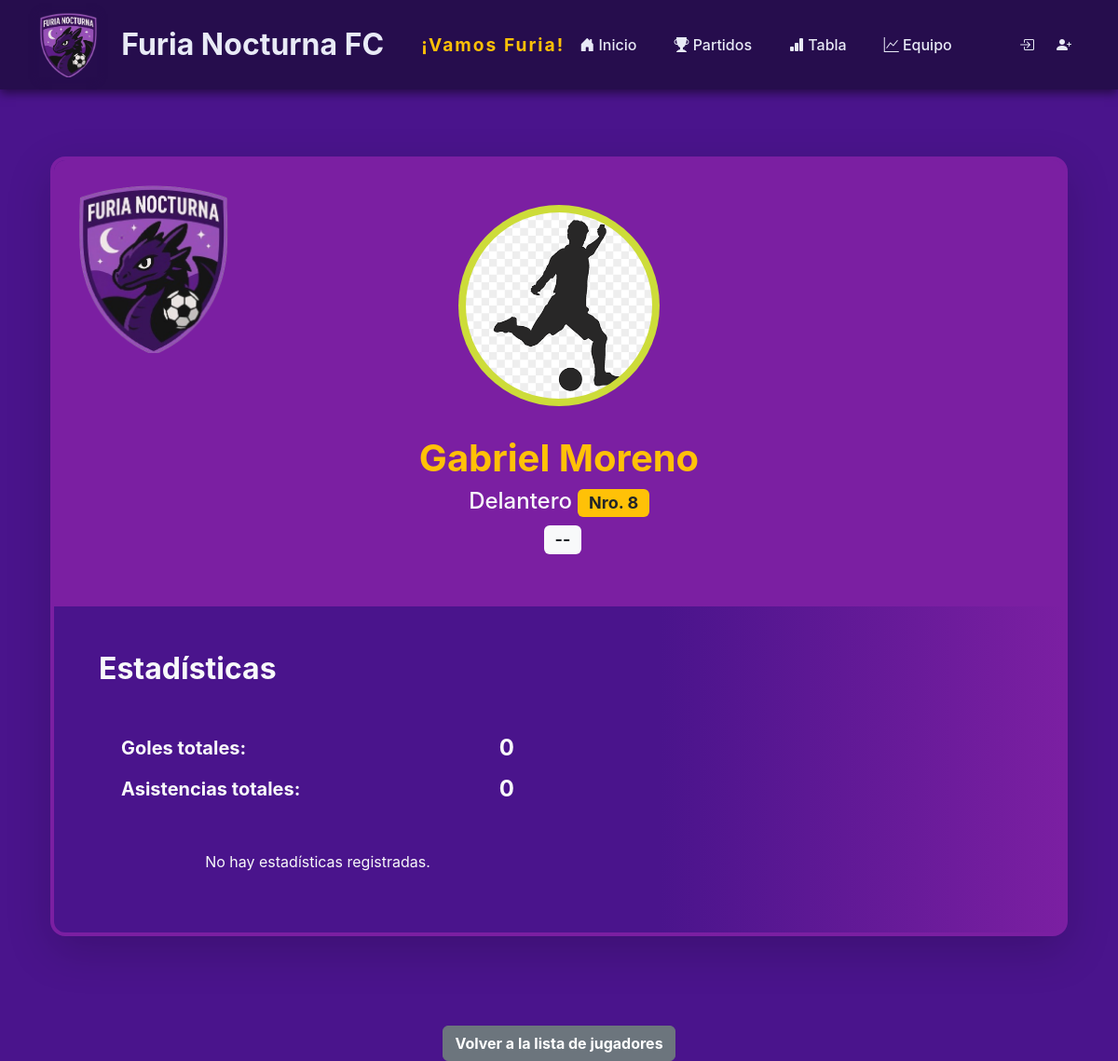
Page /jugador/217/ on the committed database.
### jugadores/models.py (models this page shows, shortened)
class Jugador(models.Model):
    user = models.OneToOneField(User, on_delete=models.CASCADE, verbose_name=_('usuario'))
    nombre = models.CharField(_('nombre'), max_length=100)
    apellido = models.CharField(_('apellido'), max_length=100)
    cedula = models.CharField(_('cédula'), max_length=8, unique=True)
    fecha_de_nacimiento = models.DateField(_('fecha de nacimiento'), null=True, blank=True)
    edad = models.PositiveSmallIntegerField(_('edad'), null=True, blank=True, editable=False)
    posicion = models.CharField(_('posición'), max_length=50)
    numero_de_camiseta = models.IntegerField(_('número de camiseta'), null=True, blank=True)
    imagen_url = models.URLField(
        max_length=500,  # Suficiente longitud para la URL de Imgur
        null=True,
        blank=True
    )
    equipo = models.ForeignKey(Equipo, on_delete=models.SET_NULL, null=True, default=get_default_equipo_id, verbose_name=_('equipo'))
    def calcular_edad(self):
        if not self.fecha_de_nacimiento:
            return None
        today = date.today()
        dob = self.fecha_de_nacimiento
        edad = today.year - dob.year - ((today.month, today.day) < (dob.month, dob.day))
        return edad

### jugadores/views.py (the view, shortened to what this page needs)
# urls.py: path('jugador/<int:jugador_id>/', views.perfil_jugador, name='perfil_jugador'),
def perfil_jugador(request, jugador_id):
    jugador = get_object_or_404(Jugador, pk=jugador_id)
    from django.db.models import Q
    estadisticas = Estadistica.objects.filter(
        Q(anotadores=jugador) |
        Q(asistentes=jugador) |
        Q(amonestados=jugador) |
        Q(expulsados=jugador)
    ).distinct()
    totales = estadisticas.aggregate(
        goles_totales=Sum('goles'),
        asistencias_totales=Sum('asistencias')
    )
    mensaje_exito = None
    username = request.session.get('nuevo_jugador_username')
    password = request.session.get('nuevo_jugador_password')
    creado_id = request.session.get('jugador_creado_exito')
    if request.method == 'POST':
        if 'submit_comentario' in request.POST:
            if not request.user.is_authenticated:
                return redirect('iniciar_sesion')
    edad = getattr(jugador, 'edad', None)
    if edad is None:
        try:
            edad = jugador.calcular_edad()
        except Exception:
            edad = None
    contexto = {
        'jugador': jugador,
        'estadisticas': estadisticas,
        'totales': totales,
        'mensaje_exito': mensaje_exito,
        'edad': edad,
    }
    return render(request, 'jugadores/perfil_jugador.html', contexto)

### jugadores/templates/jugadores/perfil_jugador.html (shortened to what this page needs)
{% extends 'jugadores/base.html' %}
{% load static %}
{% block contenido %}
<div class="container py-5">
    <div class="bg-white shadow-lg rounded-4 overflow-hidden" style="border: 4px solid #7B1FA2; background: linear-gradient(90deg, #4A148C 60%, #7B1FA2 100%);">
        <div class="text-center text-light py-5" style="background-color: #7B1FA2; position: relative;">
            <img src="/static/jugadores/images/logo.png" alt="Escudo Furia Nocturna" class="position-absolute top-0 start-0 m-4" style="width: 15%;">
            <div class="d-inline-block p-2 bg-white rounded-circle mb-3" style="background-color: #CDDC39 !important">
                {% if jugador.imagen_url %}
                    <img src="{{ jugador.imagen_url }}" alt="Foto de perfil de {{ jugador.nombre }}" class="img-fluid rounded-circle" style="width: 200px; height: 200px; object-fit: cover;">
                {% else %}
                    <img src="{% static 'jugadores/images/avatar-placeholder.png' %}" alt="Avatar por defecto" class="img-fluid rounded-circle" style="width: 200px; height: 200px; object-fit: cover;">
                {% endif %}
            </div>
            <h1 class="fw-bold m-0 mt-3 text-warning">{{ jugador.nombre }} {{ jugador.apellido }}</h1>
            <h4 class="mt-2 text-light">{{ jugador.posicion }} <span class="badge bg-warning text-dark">Nro. {{ jugador.numero_de_camiseta }}</span></h4>
            <h4 class="mt-2 text-light">
                <span class="badge bg-light text-dark ms-2">
                    {% if edad is not None %}{{ edad }} años{% elif jugador.fecha_de_nacimiento %}{{ jugador.fecha_de_nacimiento|date:"d/m/Y" }}{% else %}--{% endif %}
                </span>
            </h4>
        </div>
        <div class="p-4 p-md-5">
            <div class="row g-5">
                <div class="col-lg-6">
                    <h2 class="fw-bold text-light mb-4">Estadísticas</h2>
                    <div class="bg-transparent p-4 rounded-3 mb-4">
                        <div class="d-flex text-light justify-content-between align-items-center mb-2">
                            <h5 class="fw-bold m-0">Goles totales:</h5>
                            <span class="fs-4 text-light fw-bold">{{ totales.goles_totales|default:0 }}</span>
                        </div>
                        <div class="d-flex text-light justify-content-between align-items-center">
                            <h5 class="fw-bold m-0">Asistencias totales:</h5>
                            <span class="fs-4 text-light fw-bold">{{ totales.asistencias_totales|default:0 }}</span>
                        </div>
                    </div>
                    {% if estadisticas %}
                        <ul class="list-group list-group-flush border rounded-3" style="background: rgba(255,255,255,0.05);">
                            {% for stat in estadisticas %}
                                <li class="list-group-item d-flex justify-content-between align-items-start py-3" style="background: rgba(123,31,162,0.15); border: none;">
                                    <div>
                                        <h6 class="mb-1 fw-bold text-warning">Furia Nocturna vs {{ stat.partido.equipo_visitante }}</h6>
                                        <small class="text-light">{{ stat.partido.fecha }}</small>
                                    </div>
                                    <div class="text-end">
                                        <small class="d-block text-warning">⚽ Goles: <span class="fw-bold">{{ stat.goles }}</span></small>
                                        <small class="d-block text-info">🅰️ Asistencias: <span class="fw-bold">{{ stat.asistencias }}</span></small>
                                    </div>
                                </li>
                            {% endfor %}
                        </ul>
                    {% else %}
                        <p class="text-center text-light">No hay estadísticas registradas.</p>
                    {% endif %}
                </div>
                </div>
            </div>
        </div>
    </div>
    <div class="text-center mt-5">
        <a href="{% url 'inicio' %}" class="btn btn-secondary fw-bold">Volver a la lista de jugadores</a>
    </div>
</div>
{% endblock %}

### jugadores/templates/jugadores/base.html (style rules this page uses)
body { background-color: #4A148C; color: #E8EAF6; font-family: 'Inter', sans-serif; }

### rows in the picture
Jugador: nombre "Gabriel", apellido "Moreno", posicion "Delantero", numero_de_camiseta "8"

### other values in the picture
{{ totales.goles_totales|default:0 }} "0"
{{ totales.asistencias_totales|default:0 }} "0"
